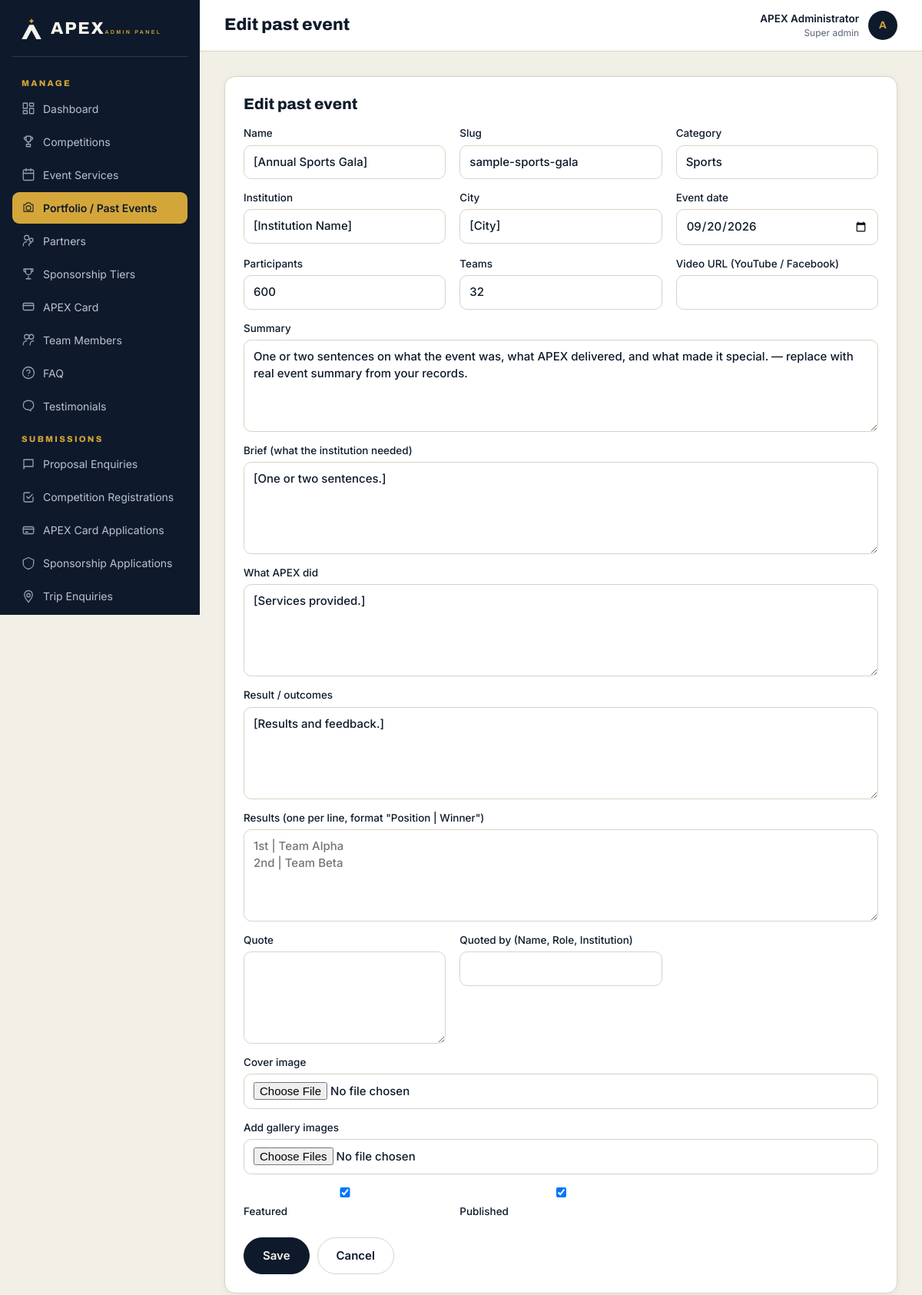
Page /admin/portfolio/edit.php?id=2 (signed in) on the committed database.
### tables this page shows
CREATE TABLE `portfolio_items` (
  `id` INT UNSIGNED NOT NULL AUTO_INCREMENT,
  `name` VARCHAR(200) NOT NULL,
  `slug` VARCHAR(220) NOT NULL UNIQUE,
  `category` VARCHAR(80) NOT NULL,
  `institution` VARCHAR(200) NULL,
  `city` VARCHAR(80) NULL,
  `event_date` DATE NULL,
  `summary` TEXT NULL,
  `brief` TEXT NULL,
  `what_we_did` TEXT NULL,
  `result_text` TEXT NULL,
  `participants_count` INT UNSIGNED NULL,
  `teams_count` INT UNSIGNED NULL,
  `cover_image` VARCHAR(255) NULL,
  `video_url` VARCHAR(255) NULL,
  `results_json` TEXT NULL,
  `quote_text` VARCHAR(600) NULL,
  `quote_by` VARCHAR(160) NULL,
  `is_featured` TINYINT(1) NOT NULL DEFAULT 0,
  `is_published` TINYINT(1) NOT NULL DEFAULT 1,
  `created_at` DATETIME NOT NULL DEFAULT CURRENT_TIMESTAMP,
  `updated_at` DATETIME NOT NULL DEFAULT CURRENT_TIMESTAMP ON UPDATE CURRENT_TIMESTAMP,
  PRIMARY KEY (`id`),
  KEY `idx_cat_date` (`category`, `event_date`)
);

### includes/functions.php (called while the page is built, shortened)
<?php
if (!function_exists('e')) {
    function e($v): string {
        return htmlspecialchars((string)$v, ENT_QUOTES | ENT_SUBSTITUTE, 'UTF-8');
    }
}

### config/database.php (called while the page is built)
<?php
$dbConfig = [
    'host'     => $_ENV['DB_HOST']     ?? getenv('DB_HOST')     ?: 'localhost',
    'name'     => $_ENV['DB_NAME']     ?? getenv('DB_NAME')     ?: 'apex_db',
    'user'     => $_ENV['DB_USER']     ?? getenv('DB_USER')     ?: 'root',
    'pass'     => $_ENV['DB_PASS']     ?? getenv('DB_PASS')     ?: '',
    'charset'  => 'utf8mb4',
    'port'     => $_ENV['DB_PORT']     ?? getenv('DB_PORT')     ?: 3306,
];
function db(): PDO
{
    static $pdo = null;
    if ($pdo instanceof PDO) {
        return $pdo;
    }
    global $dbConfig;
    $dsn = sprintf(
        'mysql:host=%s;port=%d;dbname=%s;charset=%s',
        $dbConfig['host'], (int)$dbConfig['port'], $dbConfig['name'], $dbConfig['charset']
    );
    try {
        $pdo = new PDO($dsn, $dbConfig['user'], $dbConfig['pass'], [
            PDO::ATTR_ERRMODE            => PDO::ERRMODE_EXCEPTION,
            PDO::ATTR_DEFAULT_FETCH_MODE => PDO::FETCH_ASSOC,
            PDO::ATTR_EMULATE_PREPARES   => false,
            PDO::MYSQL_ATTR_INIT_COMMAND => "SET NAMES 'utf8mb4' COLLATE 'utf8mb4_unicode_ci'",
        ]);
    } catch (PDOException $e) {
        http_response_code(500);
        if (!empty($_ENV['APP_DEBUG']) || getenv('APP_DEBUG') === 'true') {
            exit('Database connection failed: ' . htmlspecialchars($e->getMessage()));
        }
        error_log('[APEX] DB connection failed: ' . $e->getMessage());
        exit('We could not connect to the database right now. Please try again shortly.');
    }
    return $pdo;
}

### includes/auth.php (called while the page is built, shortened)
<?php
function admin_user(): ?array
{
    try {
        $stmt = db()->prepare('SELECT id,name,email,role,is_active FROM admins WHERE id=? LIMIT 1');
        $stmt->execute([(int)$_SESSION['admin_id']]);
        $u = $stmt->fetch();
        if ($u && (int)$u['is_active'] === 1) {
            return $cached = $u;
        }
    } catch (Throwable $e) {  }
    return null;
}
function require_admin(): array
{
    $u = admin_user();
    return $u;
}

### admin/includes/crud.php (called while the page is built, shortened)
<?php
function tbl(string $name): string {
    return "`$name`";
}
function find_row(string $table, int $id): ?array {
    $stmt = db()->prepare('SELECT * FROM ' . tbl($table) . ' WHERE id=? LIMIT 1');
    $stmt->execute([$id]);
    return $stmt->fetch() ?: null;
}

### admin/portfolio/edit.php (the view, shortened to what this page needs)
<?php
$pageTitle = 'Edit past event';
require_once dirname(__DIR__) . '/includes/header.php';
require_once dirname(__DIR__) . '/includes/crud.php';
$id = (int)($_GET['id'] ?? 0);
$row = $id ? find_row('portfolio_items', $id) : null;
$results = '';
?>
<div class="admin-card">
  <h2><?= $row ? 'Edit past event' : 'New past event' ?></h2>
  <form method="POST" enctype="multipart/form-data" class="form-inline">
    <div class="form-cols">
      <label>Name<input type="text" name="name" required value="<?= e($row['name'] ?? '') ?>"></label>
      <label>Slug<input type="text" name="slug" value="<?= e($row['slug'] ?? '') ?>" placeholder="auto"></label>
      <label>Category<select name="category">
        <?php foreach (["Academic & Quiz","Debate & Speaking","Science & Technology","Sports","Arts & Talent","Ceremonies","Culture","Exhibitions","Seminars","Tours","Corporate"] as $c): ?>
          <option<?= ($row['category'] ?? '')===$c?' selected':'' ?>><?= e($c) ?></option>
        <?php endforeach; ?>
      </select></label>
      <label>Institution<input type="text" name="institution" value="<?= e($row['institution'] ?? '') ?>"></label>
      <label>City<input type="text" name="city" value="<?= e($row['city'] ?? '') ?>"></label>
      <label>Event date<input type="date" name="event_date" value="<?= e($row['event_date'] ?? '') ?>"></label>
      <label>Participants<input type="number" name="participants_count" value="<?= e($row['participants_count'] ?? '') ?>"></label>
      <label>Teams<input type="number" name="teams_count" value="<?= e($row['teams_count'] ?? '') ?>"></label>
      <label>Video URL (YouTube / Facebook)<input type="url" name="video_url" value="<?= e($row['video_url'] ?? '') ?>"></label>
      <label class="full">Summary<textarea name="summary"><?= e($row['summary'] ?? '') ?></textarea></label>
      <label class="full">Brief (what the institution needed)<textarea name="brief"><?= e($row['brief'] ?? '') ?></textarea></label>
      <label class="full">What APEX did<textarea name="what_we_did"><?= e($row['what_we_did'] ?? '') ?></textarea></label>
      <label class="full">Result / outcomes<textarea name="result_text"><?= e($row['result_text'] ?? '') ?></textarea></label>
      <label class="full">Results (one per line, format "Position | Winner")<textarea name="results" placeholder="1st | Team Alpha&#10;2nd | Team Beta"><?= e($results) ?></textarea></label>
      <label>Quote<textarea name="quote_text"><?= e($row['quote_text'] ?? '') ?></textarea></label>
      <label>Quoted by (Name, Role, Institution)<input type="text" name="quote_by" value="<?= e($row['quote_by'] ?? '') ?>"></label>
      <label class="full">Cover image<input type="file" name="cover_image" accept="image/*"></label>
      <label class="full">Add gallery images<input type="file" name="gallery[]" accept="image/*" multiple></label>
      <label><input type="checkbox" name="is_featured" value="1"<?= !empty($row['is_featured'])?' checked':'' ?>> Featured</label>
      <label><input type="checkbox" name="is_published" value="1"<?= (!$row || !empty($row['is_published']))?' checked':'' ?>> Published</label>
    </div>
    <div style="display:flex;gap:10px;margin-top:10px">
      <button class="btn btn-navy" type="submit">Save</button>
      <a class="btn btn-ghost" href="index.php">Cancel</a>
    </div>
  </form>
</div>
<?php require_once dirname(__DIR__) . '/includes/footer.php'; ?>

### admin/includes/header.php (shortened to what this page needs)
<?php
require_once dirname(__DIR__, 2) . '/includes/auth.php';
$user = require_admin();
$pageTitle = $pageTitle ?? 'Dashboard';
$selfParts = explode('/', ltrim($_SERVER['PHP_SELF'] ?? '', '/'));
$adminIdx = array_search('admin', $selfParts, true);
$depthBelowAdmin = $adminIdx !== false ? max(0, count($selfParts) - $adminIdx - 2) : 0;
$adminBase = str_repeat('../', $depthBelowAdmin);
$siteBase  = $adminBase . '../';
function admin_nav_link(string $pathUnderAdmin, string $label, string $icon = ''): void {
    global $adminBase;
    $href = $adminBase . ltrim($pathUnderAdmin, '/');
    $current = trim($_SERVER['REQUEST_URI'] ?? '', '/');
    $dir     = dirname($pathUnderAdmin);
    $isActive = str_ends_with($current, '/' . trim($pathUnderAdmin, '/'))
             || ($dir !== '.' && str_contains($current, '/' . trim($dir, '/') . '/'));
    echo '<a href="' . e($href) . '"' . ($isActive ? ' aria-current="page"' : '') . '>';
    if ($icon) echo '<svg class="ico" viewBox="0 0 24 24" fill="none" stroke="currentColor" stroke-width="1.7" stroke-linecap="round" stroke-linejoin="round" aria-hidden="true">' . $icon . '</svg>';
    echo e($label) . '</a>';
}
?>
<!doctype html>
<html lang="en">
<head>
<link rel="stylesheet" href="<?= e($siteBase) ?>assets/css/main.css">
<link rel="stylesheet" href="<?= e($siteBase) ?>assets/css/admin.css">
</head>
<body class="admin">
<div class="admin-shell">
  <aside id="admin-side" class="admin-side">
    <a class="admin-brand" href="<?= e($adminBase) ?>dashboard.php">
      <svg viewBox="0 0 120 110" width="30" height="27" aria-hidden="true"><path d="M60 0 Q62 12 74 14 Q62 16 60 28 Q58 16 46 14 Q58 12 60 0 Z" fill="#D4A63A"/><path d="M49 34 L71 34 L112 110 L86 110 L60 62 L34 110 L8 110 Z" fill="#F6F3EC"/></svg>
      <span><span class="name">APEX</span><span class="sub">ADMIN PANEL</span></span>
    </a>
    <nav class="admin-nav">
      <h4>MANAGE</h4>
      <?php
      admin_nav_link('dashboard.php', 'Dashboard', '<rect x="3" y="3" width="7" height="9"/><rect x="14" y="3" width="7" height="5"/><rect x="14" y="12" width="7" height="9"/><rect x="3" y="16" width="7" height="5"/>');
      admin_nav_link('portfolio/index.php', 'Portfolio / Past Events', '<path d="M4 7h3l2-3h6l2 3h3v12H4z"/><circle cx="12" cy="13" r="4"/>');
      ?>
      <h4>SUBMISSIONS</h4>
    </nav>
  </aside>
  <section class="admin-main">
    <header class="admin-topbar">
      <h1><?= e($pageTitle) ?></h1>
      <div class="user">
        <div style="text-align:right">
          <div style="font-weight:600"><?= e($user['name']) ?></div>
          <div style="color:var(--slate);font-size:12px"><?= e(ucfirst(str_replace('_',' ',$user['role']))) ?></div>
        </div>
        <div class="avatar"><?= e(strtoupper(substr($user['name'],0,1))) ?></div>
      </div>
    </header>
    <div class="admin-content">

### assets/css/main.css (style rules this page uses)
:root { --navy: #0E1A2B; --panel: #15253B; --edge: #263A57; --gold: #D4A63A; --gold-2: #E3B54A; --dgold: #8A6516; --blue: #2563EB; --blue-dark: #1D4ED8; --blue-soft: #EFF4FF; --orange: #F56E2E; --orange-dark: #D9531A; --orange-soft: #FFF2EB; --yellow-accent: #F5C542; --ivory: #F6F3EC; --white: #FFFFFF; --slate: #5B6576; --mist: #B9C2D0; --line: #D9D3C4; --line-cool: #E5E7EB; --green: #1F6B45; --greenbg:#E3F1E8; --red: #B3261E; --redbg: #FDECEA; --radius: 14px; --radius-lg: 20px; --shadow-sm: 0 2px 10px rgba(14,26,43,.06); --shadow: 0 12px 28px rgba(14,26,43,.08); --shadow-lg: 0 24px 60px rgba(14,26,43,.14); --shadow-header: 0 1px 2px rgba(15,23,42,.04), 0 2px 8px rgba(15,23,42,.06); --max: 1240px; --transition: .25s cubic-bezier(.2,.8,.2,1); }
*,*::before,*::after { box-sizing:border-box }
html { scroll-behavior:smooth;-webkit-text-size-adjust:100% }
body { margin:0;font-family:Inter,system-ui,-apple-system,Segoe UI,Roboto,sans-serif;color:var(--navy);background:var(--ivory);line-height:1.5;overflow-x:hidden }
img,svg,video { max-width:100%;height:auto;display:block }
a { color:var(--dgold);text-decoration:none;transition:color var(--transition) }
button { font:inherit;cursor:pointer }
input,select,textarea,button { font-family:inherit }
h1,h2,h3,h4 { font-family:Archivo,sans-serif;font-weight:800;line-height:1.15;margin:0 0 .5em }
h1 { font-size:clamp(34px,4.4vw,56px);font-stretch:115% }
h2 { font-size:clamp(26px,3.2vw,40px);font-stretch:112% }
.btn { display:inline-flex;align-items:center;gap:8px;font-weight:600;font-size:15px;padding:13px 24px;border-radius:999px;min-height:48px;text-decoration:none;border:1.5px solid transparent;transition:all var(--transition);cursor:pointer;line-height:1;font-family:inherit }
.btn-navy { background:var(--navy);color:var(--ivory);border-color:var(--navy) }
.btn-ghost { background:#fff;color:var(--navy);border-color:var(--line) }
html,body { max-width:100% }
body { overflow-x:hidden;overflow-x:clip }
img,video,iframe,svg { max-width:100%;height:auto }
a { word-wrap:break-word;overflow-wrap:break-word }
input,textarea,select,button { -webkit-appearance:none;appearance:none;max-width:100% }
input[type="checkbox"],input[type="radio"] { -webkit-appearance:checkbox;appearance:checkbox;max-width:none }
select { background-repeat:no-repeat;background-position:right 14px center;padding-right:38px }

### rows in the picture
portfolio_items: name "[Annual Sports Gala]", slug "sample-sports-gala", institution "[Institution Name]", city "[City]", event_date "09/20/2026", participants_count "600", teams_count "32", summary "One or two sentences on what the event was, what APEX delivered, and what made it special. — replace with real event summary from your records.", brief "[One or two sentences.]", what_we_did "[Services provided.]", result_text "[Results and feedback.]", is_featured "☑", is_published "☑"

### other values in the picture
$pageTitle "Edit past event"
$user['name'] "APEX Administrator"
str_replace('_',' ',$user['role']) "Super admin"
substr($user['name'],0,1) "A"
form field category "Sports"
